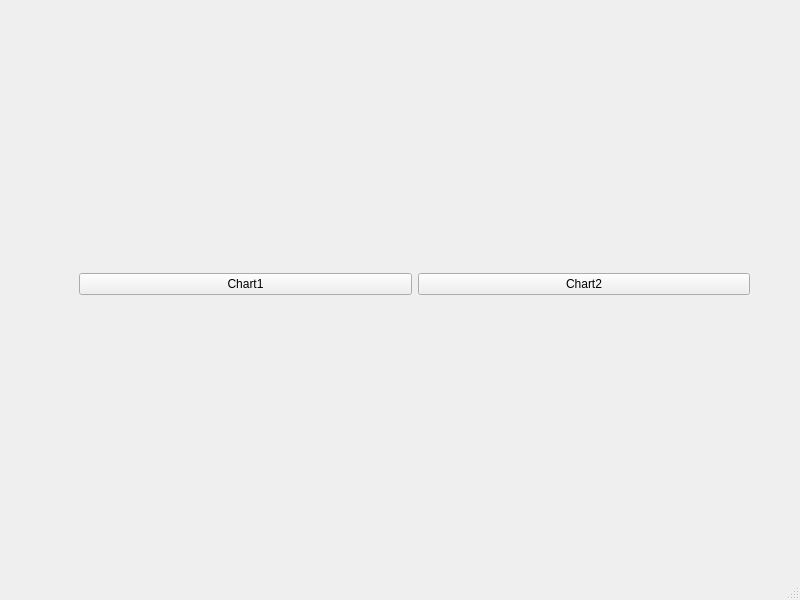
<?xml version="1.0" encoding="UTF-8"?>
<ui version="4.0">
 <class>MainWindow</class>
 <widget class="QMainWindow" name="MainWindow">
  <property name="geometry">
   <rect>
    <x>0</x>
    <y>0</y>
    <width>800</width>
    <height>600</height>
   </rect>
  </property>
  <property name="windowTitle">
   <string>MainWindow</string>
  </property>
  <widget class="QWidget" name="centralwidget">
   <widget class="QWidget" name="gridLayoutWidget">
    <property name="geometry">
     <rect>
      <x>79</x>
      <y>59</y>
      <width>671</width>
      <height>451</height>
     </rect>
    </property>
    <layout class="QGridLayout" name="gridLayout">
     <item row="1" column="0">
      <widget class="QPushButton" name="Btn1">
       <property name="text">
        <string>Chart1</string>
       </property>
      </widget>
     </item>
     <item row="1" column="1">
      <widget class="QPushButton" name="Btn2">
       <property name="text">
        <string>Chart2</string>
       </property>
      </widget>
     </item>
     <item row="0" column="0" colspan="2">
      <layout class="QVBoxLayout" name="lay"/>
     </item>
    </layout>
   </widget>
  </widget>
  <widget class="QMenuBar" name="menubar">
   <property name="geometry">
    <rect>
     <x>0</x>
     <y>0</y>
     <width>800</width>
     <height>28</height>
    </rect>
   </property>
  </widget>
  <widget class="QStatusBar" name="statusbar"/>
 </widget>
 <resources/>
 <connections>
  <connection>
   <sender>Btn1</sender>
   <signal>clicked()</signal>
   <receiver>MainWindow</receiver>
   <slot>chart1()</slot>
   <hints>
    <hint type="sourcelabel">
     <x>388</x>
     <y>518</y>
    </hint>
    <hint type="destinationlabel">
     <x>444</x>
     <y>569</y>
    </hint>
   </hints>
  </connection>
  <connection>
   <sender>Btn2</sender>
   <signal>clicked()</signal>
   <receiver>MainWindow</receiver>
   <slot>chart2()</slot>
   <hints>
    <hint type="sourcelabel">
     <x>707</x>
     <y>518</y>
    </hint>
    <hint type="destinationlabel">
     <x>741</x>
     <y>564</y>
    </hint>
   </hints>
  </connection>
 </connections>
 <slots>
  <slot>chart1()</slot>
  <slot>chart2()</slot>
 </slots>
</ui>
